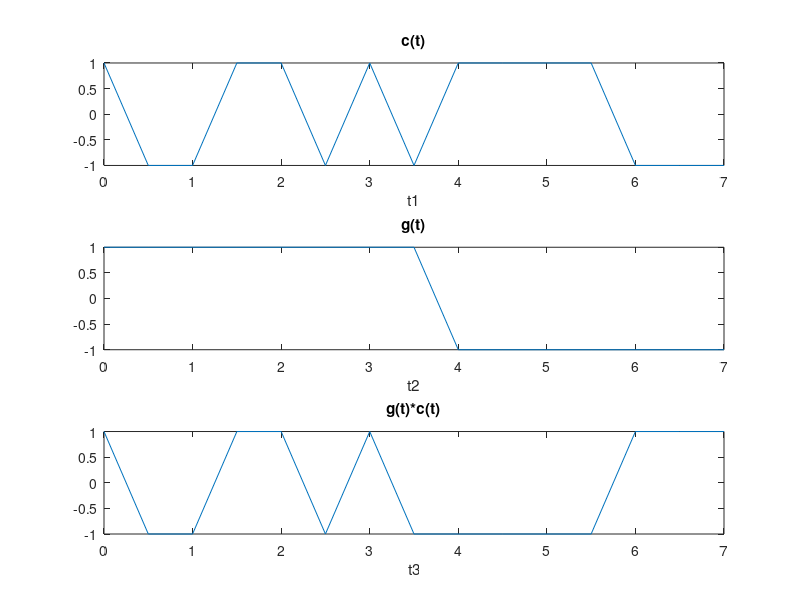

Reproduce this figure in MATLAB.
%Direct sequence SS
A=[1 -1 -1 1 1 -1 1 -1 1 1 1 1 -1 -1 -1];
[m,n]=size(A);
t1=[];
a=0;
for i=1:n
    t1(end+1)=a;
    a=a+0.5;
end
subplot(3,1,1);
plot(t1,A);
xlabel('t1');
title('c(t)')
B=[1 1 1 1 1 1 1 1 -1 -1 -1 -1 -1 -1 -1 ];
t2=[];
[x,y]=size(B);
b=0;
for j=1:y
    t2(end+1)=b;
    b=b+0.5;
end
subplot(3,1,2);
plot(t2,B);
xlabel('t2');
title('g(t)')

C=A.*B;
[column,r]=size(C);
t3=[];
c=0;
for p=1:r
    t3(end+1)=c;
    c=c+0.5;
end
subplot(3,1,3);
plot(t3,C);
xlabel('t3');
title('g(t)*c(t)')